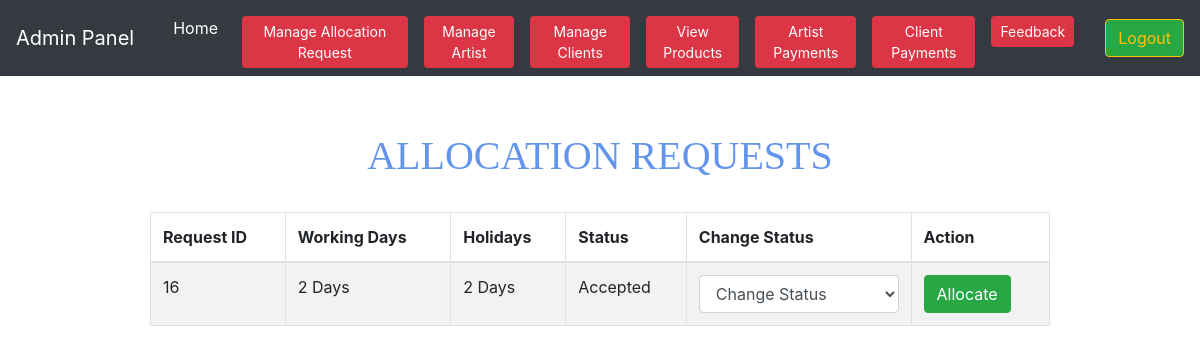
Screenshot of /admin/AllocationRequest.php with the database file from the repository.
### tables this page shows
CREATE TABLE `spaceallocation` (
  `spaceid` int(200) NOT NULL,
  `working` varchar(200) NOT NULL,
  `holidays` varchar(200) NOT NULL,
  `product_artist` int(200) NOT NULL,
  `status` varchar(200) NOT NULL
);

### admin/AllocationRequest.php (the view, shortened to what this page needs)
<?php
require '../database.php';
include_once('adminheader.php');
?>
<!Doctype html>
	<html>
	<head>
	</head>
<body>
<center>
	<br><br>
<h1>Allocation Requests</h1>
<br>
<div class="table-responsive">
<table class=" table table-striped table-bordered w-75">
	<thead>
<tr>
<th>Request ID</th>
<th>Working Days</th>
<th>Holidays</th>
<th>Status</th>
<th>Change Status</th>
<th>Action</th>
</tr>
</thead>
<?PHP
			 $query = "SELECT * FROM spaceallocation Inner Join artist ON artist.ArtistID=spaceallocation.product_artist";
			$results=mysqli_query($connection,$query);
				if($results){
				if(mysqli_num_rows($results)){
					while($row = mysqli_fetch_object($results))
					{
						$spaceid = $row->spaceid;
						$working = $row->working;
						$holidays = $row->holidays;
						$status = $row->status;
								?>
						<tbody>
						<tr>
						<td><?php echo ($spaceid); ?> </td>
						<td><?php echo ($working); ?> Days</td>
						<td><?php echo ($holidays); ?> Days</td>
						<td><?php echo ($status); ?>  </td>
						<td><form method="post" action="">
									<select name="status" class="form-control" id="statusoption">
									<option disabled Selected>Change Status</option>
									</select>
								</td>
								<td><input type="hidden" name="spaceid" Value="<?php echo($spaceid);?>"/>
								<button class="btn btn-success" name="changestatus">Allocate</button>
						</td>
			</tr>
		</tbody>
								<?php
							}
					}else{ echo 'No Record available';}
				}else{ echo 'database error';}
?>
                </table>
            </div>
        </center>
    </body>
</html>

### admin/AllocationRequest.php (style rules this page uses)
h1 { text-align: center; text-transform: uppercase; color: cornflowerblue; margin-top: 8px; font-family: ui-sans-serif; }

### rows the page displays
spaceallocation: spaceid "16", working "2", holidays "2", status "Accepted"
